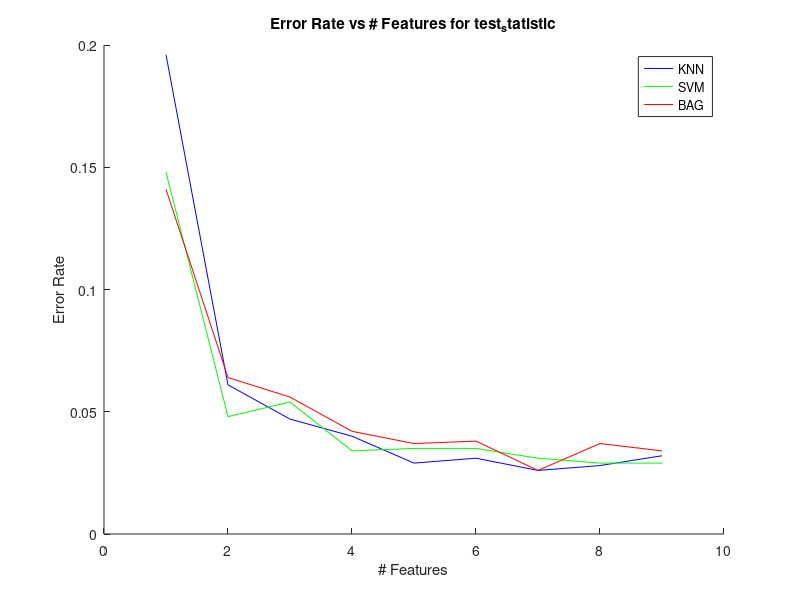

This figure's MATLAB source:
function plotteststaterror()
title('Error Rate vs # Features for test_statistic');
ylabel('Error Rate');
xlabel('# Features');
knnX = [1,2,3,4,5,6,7,8,9];
knnY = [.196, .061, .047, .040, .029, .031, .026, .028, .032];
line(knnX,knnY,'Color','b'); hold on;
svmX = [1,2,3,4,5,6,7,8,9];
svmY = [.148, .048, .054, .034, .035, .035, .031, .029, .029];
line(svmX,svmY,'Color','g'); hold on;
bagX = [1,2,3,4,5,6,7,8,9];
bagY = [.141, .064, .056, .042, .037, .038, .026, .037, .034];
line(bagX,bagY,'Color','r'); hold on;
legend('KNN', 'SVM', 'BAG');